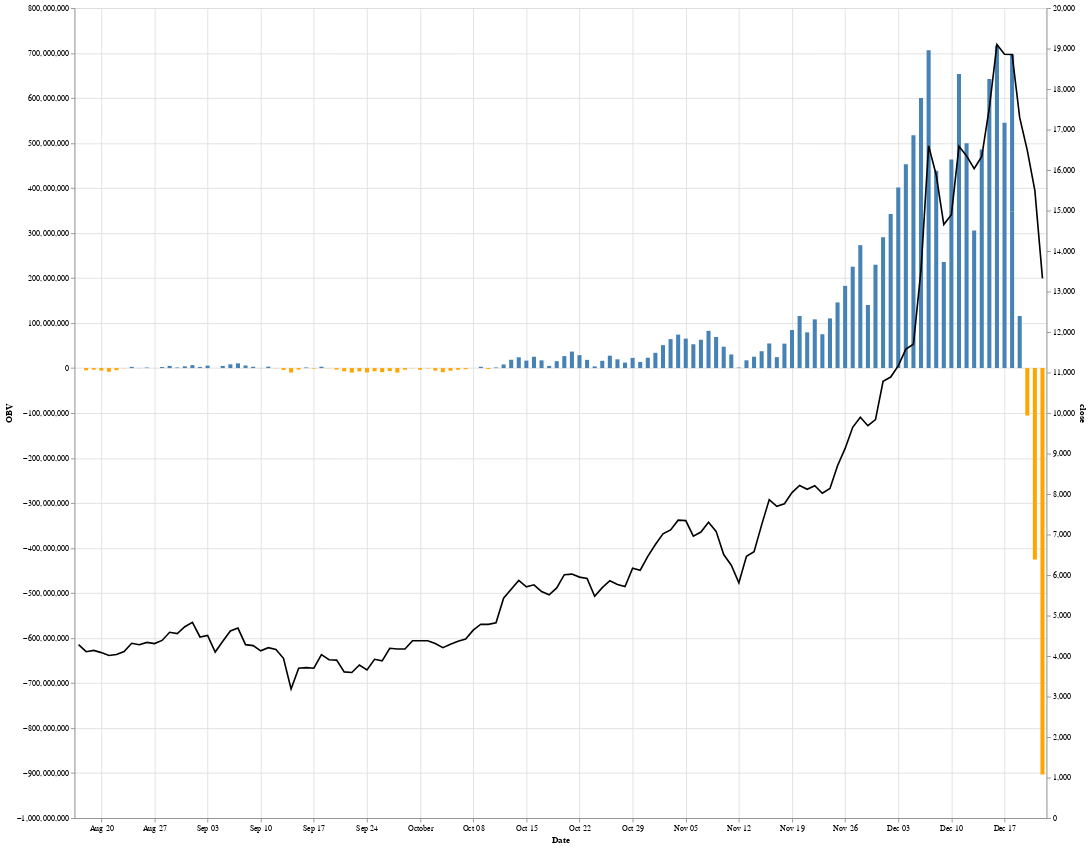

The code cell stored with this chart in its notebook:
### Markdown cell above
### Plot OBV for Period 1

### Code cell
period_1 = obv_df.loc['2017-08-17':'2017-12-22']
period_1.reset_index(inplace = True)
source = period_1
base = alt.Chart(source).encode(x='Date')

bar = alt.Chart(source).mark_bar().encode(
    x="Date",
    y="OBV",
    color=alt.condition(
        alt.datum.OBV > 0,
        alt.value("steelblue"),# The positive color
        alt.value("orange")  # The neagative color
    ))

line =  base.mark_line(color='black').encode(
    y='close'
)

(bar + line).properties(width=5000, height = 900)
alt.layer(bar, line).resolve_scale(
    y = 'independent'
).properties(width = 1200, height = 1000)

### Figure 1 — Vega-Lite specification as saved in the notebook (floating-point values rounded to 4 significant figures; data arrays with more than 128 entries replaced by an {"elided": "..."} marker saying what was removed)
{"config": {"view": {"continuousWidth": 400, "continuousHeight": 300}}, "layer": [{"mark": "bar", "encoding": {"color": {"condition": {"value": "steelblue", "test": "(datum.OBV > 0)"}, "value": "orange"}, "x": {"type": "temporal", "field": "Date"}, "y": {"type": "quantitative", "field": "OBV"}}}, {"mark": {"type": "line", "color": "black"}, "encoding": {"x": {"type": "temporal", "field": "Date"}, "y": {"type": "quantitative", "field": "close"}}}], "data": {"name": "data-ce26974e8676d3b440936021585778ac"}, "height": 1000, "resolve": {"scale": {"y": "independent"}}, "width": 1200, "$schema": "https://vega.github.io/schema/vega-lite/v4.8.1.json", "datasets": {"data-ce26974e8676d3b440936021585778ac": {"elided": "129 records"}}}
